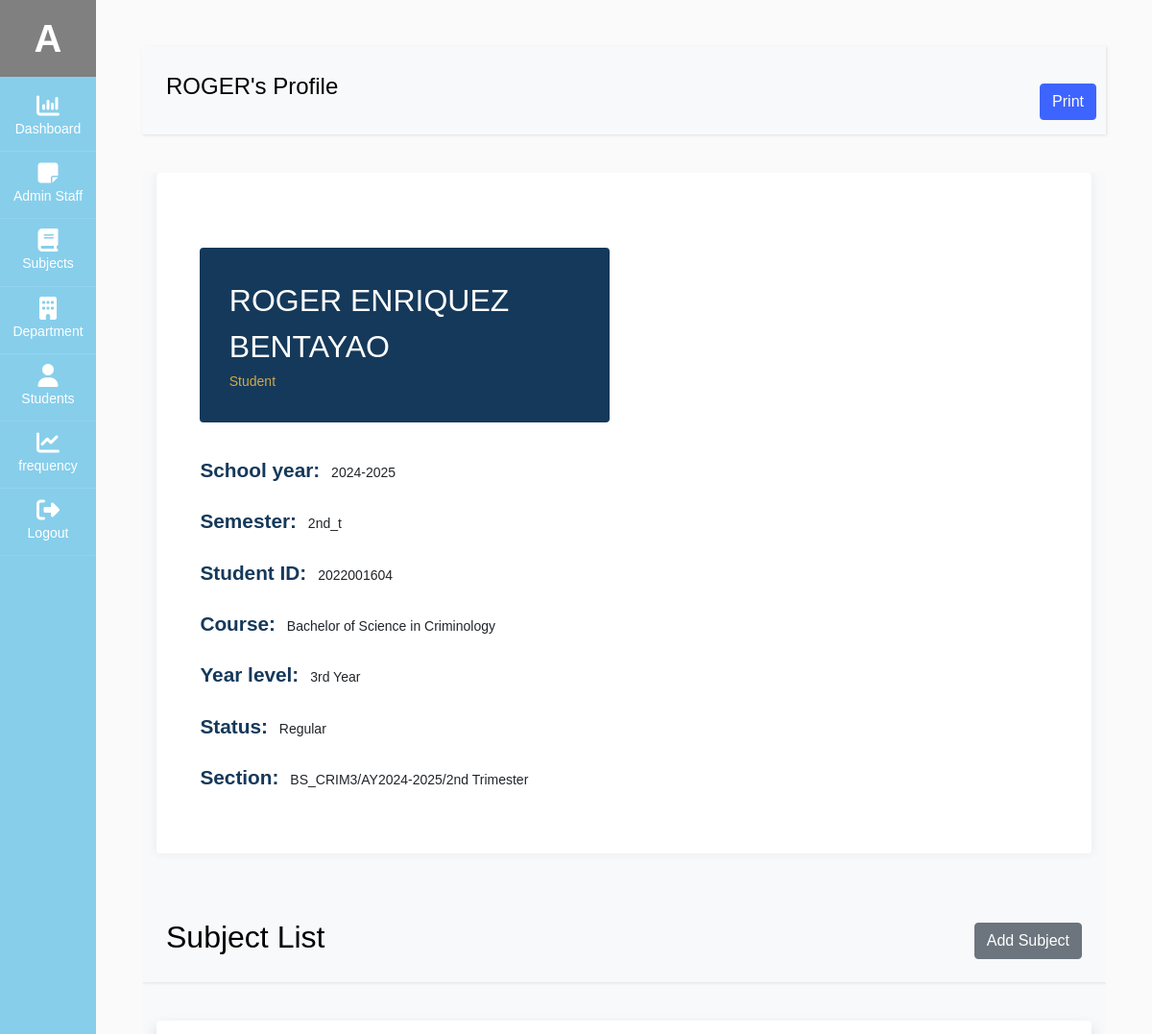
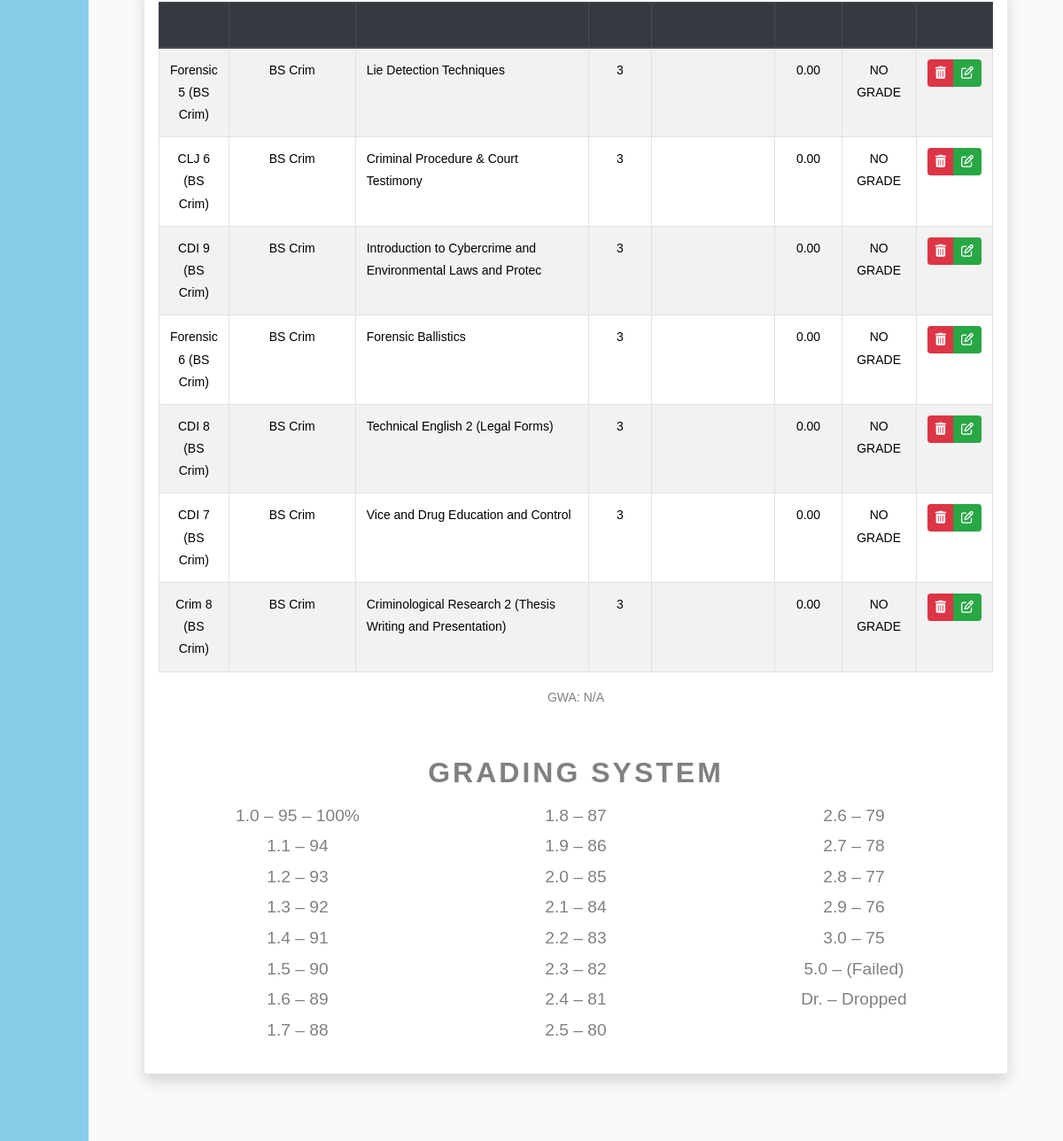
Page /admin/view_student_info.php?stud_id=2022001604 (signed in) on the committed database (2 pictures, top to bottom).
### tables this page shows
CREATE TABLE `user` (
  `admin_id` int(11) NOT NULL,
  `fname` varchar(60) NOT NULL,
  `mname` varchar(60) DEFAULT NULL,
  `lname` varchar(60) NOT NULL,
  `email` varchar(100) NOT NULL,
  `username` varchar(100) NOT NULL,
  `password` varchar(100) NOT NULL,
  `type` varchar(20) NOT NULL,
  `profile_img` varchar(255) DEFAULT NULL,
  `status` int(11) NOT NULL DEFAULT 1
);

CREATE TABLE `student` (
  `stud_id` int(11) NOT NULL,
  `stud_course` text NOT NULL,
  `stud_fname` varchar(60) NOT NULL,
  `stud_mname` varchar(60) DEFAULT NULL,
  `stud_lname` varchar(60) NOT NULL,
  `stud_phone` varchar(60) NOT NULL,
  `stud_bday` date NOT NULL,
  `stud_address` varchar(60) NOT NULL,
  `stud_gender` varchar(60) NOT NULL,
  `stud_year_level` varchar(60) NOT NULL,
  `stud_section` varchar(60) NOT NULL,
  `stud_sem` varchar(60) NOT NULL,
  `stud_academic_status` varchar(60) NOT NULL,
  `stud_school_year` varchar(255) NOT NULL,
  `stud_status` int(11) NOT NULL DEFAULT 1
);

CREATE TABLE `student_subject` (
  `ss_id` int(11) NOT NULL,
  `ss_stud_id` int(11) NOT NULL,
  `ss_subject_id` int(11) NOT NULL,
  `ss_final_grade` decimal(10,2) NOT NULL
);

CREATE TABLE `subject` (
  `subject_id` int(11) NOT NULL,
  `sub_dept_id` int(11) NOT NULL,
  `course_code` varchar(60) NOT NULL,
  `descriptive_title` varchar(60) NOT NULL,
  `units` int(11) NOT NULL,
  `pre_requisite` varchar(60) NOT NULL,
  `for_year_level` varchar(60) NOT NULL
);

CREATE TABLE `department` (
  `dept_id` int(11) NOT NULL,
  `dept_name` varchar(60) NOT NULL,
  `dept_description` varchar(60) NOT NULL,
  `dept_status` varchar(60) NOT NULL DEFAULT '1'
);

### db/db.php (called while the page is built, shortened)
<?php
class db_connect
{
    public $host = db_host;
    public $user = db_user;
    public $pass = db_pass;
    public $name = db_name;
    public function connect()
    {
        try {
            $this->conn = new mysqli($this->host, $this->user, $this->pass, $this->name);
        } catch (\Throwable $th) {
            header("Location:setup.php");
        }
    }
}

### db/class.php (called while the page is built, shortened)
<?php
include('db.php');
class global_class extends db_connect
{
    public function get_student_info($stud_id)
    {
        $query = $this->conn->prepare("SELECT * FROM `student` where stud_status='1' and stud_id='$stud_id'");
        if ($query->execute()) {
            $result = $query->get_result();
            return $result;
        }
    }
    public function get_user_info($admin_id)
    {
        $query = $this->conn->prepare("SELECT * FROM `user` where status='1' AND admin_id =$admin_id");
        if ($query->execute()) {
            $result = $query->get_result();
            return $result;
        }
    }
    public function getAllSubjectsForSpecificStudent($stud_id)
    {
        $queryStr = "
            SELECT * FROM student_subject AS ss
            LEFT JOIN subject AS s ON ss.ss_subject_id = s.subject_id
            LEFT JOIN student AS stud ON stud.stud_id = ss.ss_stud_id
            LEFT JOIN department AS dept ON dept.dept_id = s.sub_dept_id
            WHERE stud.stud_id = $stud_id
        ";
        $result = $this->conn->query($queryStr);
        if ($result) {
            return $result;
        } else {
            return false;
        }
    }
}

### admin/view_student_info.php (the view, shortened to what this page needs)
<?php
include('../components/admin-header.php');
$stud_id=$_GET['stud_id'];
 $get_student_info = $admin_db->get_student_info($stud_id);
  $student = $get_student_info->fetch_array();
  $fullname = $student['stud_fname'] . ' ' . $student['stud_mname'] . ' ' . $student['stud_lname'];
  $stud_course=$student['stud_course'];
  $stud_year_level=$student['stud_year_level'];
  $stud_sy=$student['stud_school_year'];
  $stud_sem=$student['stud_sem'];
  $stud_academic_status=$student['stud_academic_status'];
  $stud_section=$student['stud_section'];
?>
<link rel="stylesheet" href="../css/view_student_info.css">
<link rel="stylesheet" href="../css/grading_layout.css">
<link href="../node_modules/select2/dist/css/select2.min.css" rel="stylesheet" />
<div id="content" class="p-4 p-md-5">
<nav class="navbar navbar-expand-lg navbar-light bg-light" >
  <div class="container-fluid" >
    <h4><?=ucfirst($student['stud_fname']);?>'s Profile</h4>
  </div>
                            <div class="text-center mt-4">
                                <button class="btn btn-primary print-hidden" onclick="printContent()">Print</button>
                            </div>
</nav>
    <section class="bg-light">
        <div class="container resume-container" >
            <div class="row" >
                <div class="col-lg-12 mb-4 mb-sm-5" >
                    <div class="card card-style1 border-0" >
                        <div class="card-body p-1-9 p-sm-2-3 p-md-6 p-lg-7"  >
                            <div class="container mt-5" id="print-section" >
                                <div class="row align-items-center">
                                    <div class="col-lg-6 px-xl-10">
                                        <div class="bg-secondary d-lg-inline-block py-1-9 px-1-9 px-sm-6 mb-1-9 rounded group1">
                                            <h3 class="h2 text-white mb-0 fullname"><?= ucfirst($fullname) ?></h3>
                                            <span class="text-primary occupation">Student</span>
                                        </div>
                                        <ul class="list-unstyled mb-1-9">
                                            <li class="mb-2 mb-xl-3 display-28"><span class="display-26 text-secondary me-2 font-weight-600">School year:</span> <?= ucfirst($stud_sy) ?></li>
                                            <li class="mb-2 mb-xl-3 display-28"><span class="display-26 text-secondary me-2 font-weight-600">Semester:</span> <?=$stud_sem?></li>
                                            <li class="mb-2 mb-xl-3 display-28"><span class="display-26 text-secondary me-2 font-weight-600">Student ID:</span> <?= $stud_id ?></li>
                                            <li class="mb-2 mb-xl-3 display-28"><span class="display-26 text-secondary me-2 font-weight-600">Course:</span> <?=$stud_course?></li>
                                            <li class="mb-2 mb-xl-3 display-28"><span class="display-26 text-secondary me-2 font-weight-600">Year level:</span> <?=$stud_year_level?></li>
                                            <li class="mb-2 mb-xl-3 display-28"><span class="display-26 text-secondary me-2 font-weight-600">Status:</span> <?=$stud_academic_status?></li>
                                            <li class="mb-2 mb-xl-3 display-28"><span class="display-26 text-secondary me-2 font-weight-600">Section:</span> <?=$stud_section?></li>
                                        </ul>
                                    </div>
                                </div>
                            </div>
                        </div>
                    </div>
                </div>
            </div>
        </div>
    </section>
<section class="bg-light">
    <div class="container">
        <div class="row">
        <nav class="navbar navbar-expand-lg navbar-light bg-light" >
            <div class="container-fluid " >
              <h2> Subject List</h2>
              <button type="button" class="togglerAddSubjectForStudent btn btn-secondary" data-toggle="modal" data-target=".add-StudentSubject-modal" data-stud_id="<?=$stud_id?>">Add Subject</button>
            </div>
        </nav>
            <div class="container" id="listGrade">
            <div class="table-responsive shadow p-3 mb-5 bg-white rounded">
    <table id="myTable" class="table table-striped table-bordered table-hover">
        <thead class="thead-dark ">
            <tr>
                <th class="col-md-1 text-center text-dark">Code</th>
                <th class="col-md-2 text-center text-dark">Department</th>
                <th class="col-md-4 text-center text-dark">Descriptive Title</th>
                <th class="col-md-1 text-center text-dark">Unit</th>
                <th class="col-md-2 text-center text-dark">Pre-Requisite</th>
                <th class="col-md-1 text-center text-dark">Grade</th>
                <th class="col-md-1 text-center text-dark">Remarks</th>
                <th class="col-md-2 text-center text-dark">Actions</th>
            </tr>
        </thead>
        <tbody>
            <?php
            $get_subject = $admin_db->getAllSubjectsForSpecificStudent($stud_id);
            $total_weighted_grade = 0;
            $total_units = 0;
            while ($subject = $get_subject->fetch_array()):
                if($subject['ss_final_grade']<=0){
                    $grade="NO GRADE";
                }else if($subject['ss_final_grade']>0 && $subject['ss_final_grade'] <= 3 ){
                    $grade="PASSED";
                }else if($subject['ss_final_grade']>0 && $subject['ss_final_grade'] >3 ){
                    $grade="FAILED";
                }
            ?>
            <tr>
                <td class="text-center"><?=$subject['course_code']; ?></td>
                <td class="text-center"><?=$subject['dept_name']; ?></td>
                <td><?=$subject['descriptive_title']; ?></td>
                <td class="text-center"><?=$subject['units']; ?></td>
                <td class="text-center"><?=$subject['pre_requisite']; ?></td>
                <td class="text-center"><?=$subject['ss_final_grade']; ?></td>
                <td class="text-center"><?=$grade?></td>
                <td class="text-center">
                    <div class="btn-group" role="group" aria-label="Actions">
                        <button type="button" class="btn btn-danger btn-sm TogglerDeleteStudentSubject"
                            data-ss_id="<?=$subject['ss_id']?>"
                            data-student_id="<?=$stud_id?>"
                            data-subject_id="<?=$subject['subject_id']?>"
                            data-code="<?=$subject['course_code']?>">
                            <i class="fa fa-trash"></i>
                        </button>
                        <button type="button" class="btn btn-success btn-sm TogglerSubgrade"
                            data-toggle="modal" data-target=".add-Subgrade-modal"
                            data-stud_id="<?=$stud_id?>"
                            data-ss_id="<?=$subject['ss_id']?>"
                            data-code="<?=$subject['course_code']?>"
                            data-ss_final_grade="<?=$subject['ss_final_grade']?>">
                            <i class="fa fa-edit"></i>
                        </button>
                    </div>
                </td>
            </tr>
            <?php endwhile; ?>
        </tbody>
    </table>
    <div class="d-flex justify-content-center">
        <span class="text-center">GWA:
        <?php
            if ($total_units > 0) {
                $gwa = $total_weighted_grade / $total_units;
                echo number_format($gwa, 2);
            } else {
                echo "N/A";
            }
        ?>
        </span>
    </div>
    <div class="container text-center mt-5">
        <h2 class="grading-system-title" style='color:gray;'>GRADING SYSTEM</h2>
        <div class="row">
            <div class="col-md-4 grading-section">
                <ul class="grading-list">
                    <li>1.0 – 95 – 100%</li>
                    <li>1.1 – 94</li>
                    <li>1.2 – 93</li>
                    <li>1.3 – 92</li>
                    <li>1.4 – 91</li>
                    <li>1.5 – 90</li>
                    <li>1.6 – 89</li>
                    <li>1.7 – 88</li>
                </ul>
            </div>
            <div class="col-md-4 grading-section">
                <ul class="grading-list">
                    <li>1.8 – 87</li>
                    <li>1.9 – 86</li>
                    <li>2.0 – 85</li>
                    <li>2.1 – 84</li>
                    <li>2.2 – 83</li>
                    <li>2.3 – 82</li>
                    <li>2.4 – 81</li>
                    <li>2.5 – 80</li>
                </ul>
            </div>
            <div class="col-md-4 grading-section">
                <ul class="grading-list">
                    <li>2.6 – 79</li>
                    <li>2.7 – 78</li>
                    <li>2.8 – 77</li>
                    <li>2.9 – 76</li>
                    <li>3.0 – 75</li>
                    <li>5.0 – (Failed)</li>
                    <li>Dr. – Dropped</li>
                </ul>
            </div>
        </div>
    </div>
</div>
            </div>
        </div>
    </div>
</section>
                </div>

### components/admin-header.php (shortened to what this page needs)
<?php
include('../db/class.php');
$admin_db = new global_class();
$admin_restrictions="";
if (isset($_SESSION['admin_id'])) {
    $admin_id = $_SESSION['admin_id'];
    $getUserDetails = $admin_db->get_user_info($admin_id);
    $user = $getUserDetails->fetch_array();
    $admin_id =$user['admin_id'];
    $username=$user['username'];
}
?>
<!doctype html>
<html lang="en">
  <head>
		<link rel="stylesheet" href="../node_modules/font-awesome/css/font-awesome.min.css">
    <link rel="stylesheet" href="../node_modules/alertifyjs/build/css/alertify.min.css"/>
    <link rel="stylesheet" href="../node_modules/alertifyjs//build/css/themes/default.min.css"/>
    <link rel="stylesheet" href="../node_modules/bootstrap/dist/css/bootstrap.min.css"/>
    <link rel="stylesheet" href="../css/dataTables.bootstrap5.css">
		<link rel="stylesheet" href="../css/admin.css">
  </head>
  <body>
		<div class="wrapper d-flex align-items-stretch" >
			<nav id="sidebar" class="active" >
				<h1><a href="profile.php?profile_id=<?=$admin_id?>" class="logo" style="background-color:gray;"><?=ucfirst($username[0])?></a></h1>
        <ul class="list-unstyled components mb-5">
          <li class="active">
            <a href="dashboard.php"><span class="fa fa-bar-chart"></span> Dashboard</a>
          </li>
          <li <?=$admin_restrictions?>>
            <a href="user.php"><span class="fa fa-sticky-note"></span>Admin Staff</a>
          </li>
          <li <?=$admin_restrictions?>>
            <a href="subject.php"><span class="fa fa-book"></span> Subjects</a>
          </li>
          <li <?=$admin_restrictions?>>
            <a href="department.php"><span class="fa fa-building"></span> Department</a>
          </li>
          <li>
              <a href="student.php"><span class="fa fa-user"></span> Students</a>
          </li>
          <li>
              <a href="frequency.php"><span class="fa fa-line-chart"></span> frequency</a>
          </li>
          <li>
            <a href="Logout.php"><span class="fa fa-sign-out"></span> Logout</a>
          </li>
        </ul>
    	</nav>
  </body>
</html>

### css/view_student_info.css (style rules this page uses)
.card-style1 { box-shadow: 0px 0px 10px 0px rgb(89 75 128 / 9%); }
.border-0 { border: 0!important; }
.card { position: relative; display: flex; flex-direction: column; min-width: 0; word-wrap: break-word; background-color: #fff; background-clip: border-box; border: 1px solid rgba(0,0,0,.125); border-radius: 0.25rem; }
section { overflow: hidden; background: #fff; }
.text-primary { color: #ceaa4d !important; }
.text-secondary { color: #15395A !important; }
.font-weight-600 { font-weight: 600; }
.display-26 { font-size: 1.3rem; }
@media screen and (min-width: 992px) { .p-lg-7 { padding: 4rem; } }
@media screen and (min-width: 768px) { .p-md-6 { padding: 3.5rem; } }
@media screen and (min-width: 576px) { .p-sm-2-3 { padding: 2.3rem; } }
.p-1-9 { padding: 1.9rem; }
.bg-secondary { background: #15395A !important; }
@media screen and (min-width: 576px) { .pe-sm-6, .px-sm-6 { padding-right: 3.5rem; } }
@media screen and (min-width: 576px) { .ps-sm-6, .px-sm-6 { padding-left: 3.5rem; } }
.pe-1-9, .px-1-9 { padding-right: 1.9rem; }
.ps-1-9, .px-1-9 { padding-left: 1.9rem; }
.pb-1-9, .py-1-9 { padding-bottom: 1.9rem; }
.pt-1-9, .py-1-9 { padding-top: 1.9rem; }
.mb-1-9, .my-1-9 { margin-bottom: 1.9rem; }
@media (min-width: 992px) { .d-lg-inline-block { display: inline-block!important; } }
.rounded { border-radius: 0.25rem!important; }

### css/grading_layout.css (style rules this page uses)
.grading-system-title { font-weight: bold; letter-spacing: 3px; }
.grading-list { list-style: none; padding-left: 0; }
.grading-list li { font-size: 1.2rem; }
.grading-section { margin: 0 auto; }

### rows in the picture
user: username "A"
student: stud_fname "ROGER", fullname "ROGER ENRIQUEZ BENTAYAO", stud_school_year "2024-2025", stud_sem "2nd_t", stud_course "Bachelor of Science in Criminology", stud_year_level "3rd Year", stud_academic_status "Regular", stud_section "BS_CRIM3/AY2024-2025/2nd Trimester"
student_subject: subject.course_code "Forensic 5 (BS Crim)", department.dept_name "BS Crim", subject.descriptive_title "Lie Detection Techniques", subject.units "3", ss_final_grade "0.00", ss_final_grade "NO GRADE"
student_subject: subject.course_code "CLJ 6 (BS Crim)", department.dept_name "BS Crim", subject.descriptive_title "Criminal Procedure & Court Testimony", subject.units "3", ss_final_grade "0.00", ss_final_grade "NO GRADE"
student_subject: subject.course_code "CDI 9 (BS Crim)", department.dept_name "BS Crim", subject.descriptive_title "Introduction to Cybercrime and Environmental Laws and Protec", subject.units "3", ss_final_grade "0.00", ss_final_grade "NO GRADE"
student_subject: subject.course_code "Forensic 6 (BS Crim)", department.dept_name "BS Crim", subject.descriptive_title "Forensic Ballistics", subject.units "3", ss_final_grade "0.00", ss_final_grade "NO GRADE"
student_subject: subject.course_code "CDI 8 (BS Crim)", department.dept_name "BS Crim", subject.descriptive_title "Technical English 2 (Legal Forms)", subject.units "3", ss_final_grade "0.00", ss_final_grade "NO GRADE"
student_subject: subject.course_code "CDI 7 (BS Crim)", department.dept_name "BS Crim", subject.descriptive_title "Vice and Drug Education and Control", subject.units "3", ss_final_grade "0.00", ss_final_grade "NO GRADE"
student_subject: subject.course_code "Crim 8 (BS Crim)", department.dept_name "BS Crim", subject.descriptive_title "Criminological Research 2 (Thesis Writing and Presentation)", subject.units "3", ss_final_grade "0.00", ss_final_grade "NO GRADE"

### other values in the picture
$stud_id "2022001604"
